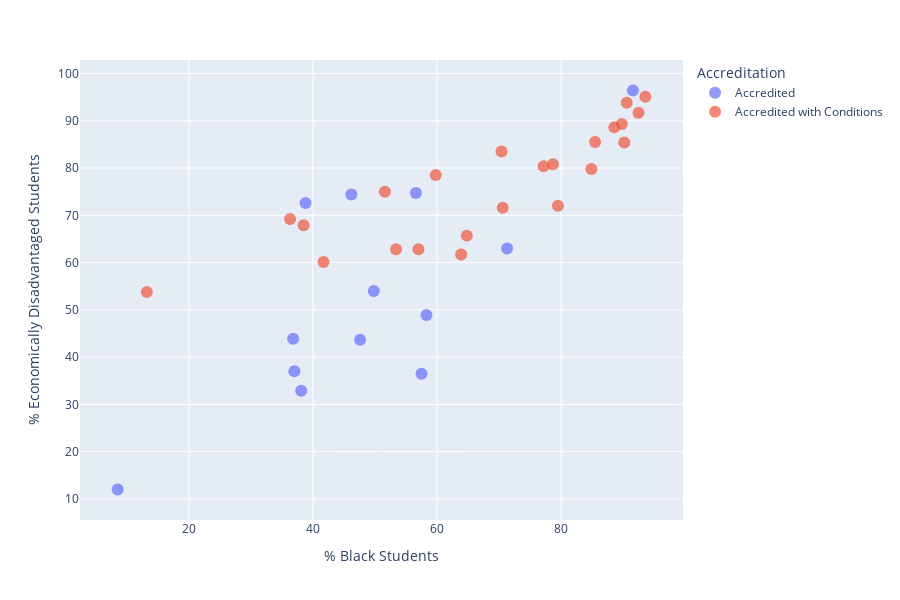

Notebook code for this chart:
### Code cell
fig = px.scatter(schools_accr, x='black', y='econ_disadv',
                 hover_name='school', 
                 color = 'accred',
                 labels = {'accred':'Accreditation','black':'% Black Students', 'econ_disadv':'% Economically Disadvantaged Students'},
                 hover_data = {'accred':False},
                 height = 600)
fig.update_traces(marker={'size': 12, 'opacity':0.7})
#fig.update_traces(marker = {'symbol': 'hexagon'},
 #                selector = {'schooL_type':'Elementary'})

fig.write_image('scatter.png')
fig.write_html('scatter.html')
fig.show()

### Figure 1 — Plotly figure (JSON) as saved in the notebook; plotly's stock layout.template omitted (floating-point values rounded to 4 significant figures)
{"data": [{"customdata": [["Accredited"], ["Accredited"], ["Accredited"], ["Accredited"], ["Accredited"], ["Accredited"], ["Accredited"], ["Accredited"], ["Accredited"], ["Accredited"], ["Accredited"], ["Accredited"], ["Accredited"], ["Accredited"], ["Accredited"]], "hovertemplate": "<b>%{hovertext}</b><br><br>% Black Students=%{x}<br>% Economically Disadvantaged Students=%{y}<extra></extra>", "hovertext": ["Barack Obama Elementary", "Broad Rock Elementary", "Elizabeth D. Redd Elementary", "Fairfield Court Elementary", "J.B. Fisher Elementary", "J.L. Francis Elementary", "John B. Cary Elementary", "Linwood Holton Elementary", "Mary Munford Elementary", "Patrick Henry School Of Science And Arts", "Southampton Elementary", "William Fox Elementary", "Open High", "Richmond Career Education and Employment Charter School", "Richmond Community High"], "legendgroup": "Accredited", "marker": {"color": "#636efa", "opacity": 0.7, "size": 12, "symbol": "circle"}, "mode": "markers", "name": "Accredited", "orientation": "v", "showlegend": true, "type": "scatter", "x": [null, 46.2, 56.6, 91.6, 58.3, 38.8, 49.8, 38.1, 8.5, 47.6, 71.3, 36.8, 37, null, 57.5], "xaxis": "x", "y": [null, 74.4, 74.7, 96.4, 48.9, 72.6, 54, 32.9, 12, 43.7, 63, 43.9, 37, null, 36.5], "yaxis": "y"}, {"customdata": [["Accredited with Conditions"], ["Accredited with Conditions"], ["Accredited with Conditions"], ["Accredited with Conditions"], ["Accredited with Conditions"], ["Accredited with Conditions"], ["Accredited with Conditions"], ["Accredited with Conditions"], ["Accredited with Conditions"], ["Accredited with Conditions"], ["Accredited with Conditions"], ["Accredited with Conditions"], ["Accredited with Conditions"], ["Accredited with Conditions"], ["Accredited with Conditions"], ["Accredited with Conditions"], ["Accredited with Conditions"], ["Accredited with Conditions"], ["Accredited with Conditions"], ["Accredited with Conditions"], ["Accredited with Conditions"], ["Accredited with Conditions"], ["Accredited with Conditions"], ["Accredited with Conditions"], ["Accredited with Conditions"], ["Accredited with Conditions"]], "hovertemplate": "<b>%{hovertext}</b><br><br>% Black Students=%{x}<br>% Economically Disadvantaged Students=%{y}<extra></extra>", "hovertext": ["Bellevue Elementary", "Blackwell Elementary", "Cardinal Elementary", "Chimborazo Elementary", "G.H. Reid Elementary", "George W. Carver Elementary", "Ginter Park Elementary", "Henry Marsh III Elementary", "Miles Jones Elementary", "Oak Grove/Bellemeade Elementary", "Overby-Sheppard Elementary", "Swansboro Elementary", "Westover Hills Elementary", "Woodville Elementary", "Albert Hill Middle", "Binford Middle", "Henderson Middle", "Lucille M. Brown Middle", "Martin Luther King Jr. Middle", "River City Middle", "Thomas C. Boushall Middle", "Armstrong High", "George Wythe High", "Huguenot High", "John Marshall High", "Thomas Jefferson High"], "legendgroup": "Accredited with Conditions", "marker": {"color": "#EF553B", "opacity": 0.7, "size": 12, "symbol": "circle"}, "mode": "markers", "name": "Accredited with Conditions", "orientation": "v", "showlegend": true, "type": "scatter", "x": [null, 85.5, 13.2, 78.7, 36.3, 89.8, 88.6, 92.5, 59.8, 70.4, null, 77.2, null, 93.6, 57, 64.8, 84.9, 70.6, 90.6, 38.5, 51.6, 90.2, 41.7, 53.4, 79.5, 63.9], "xaxis": "x", "y": [null, 85.5, 53.8, 80.8, 69.2, 89.3, 88.6, 91.7, 78.5, 83.5, 85.1, 80.4, null, 95.1, 62.8, 65.7, 79.8, 71.6, 93.8, 67.9, 75, 85.4, 60.1, 62.8, 72, 61.7], "yaxis": "y"}], "layout": {"height": 600, "legend": {"title": {"text": "Accreditation"}, "tracegroupgap": 0}, "margin": {"t": 60}, "xaxis": {"anchor": "y", "domain": [0, 1], "title": {"text": "% Black Students"}}, "yaxis": {"anchor": "x", "domain": [0, 1], "title": {"text": "% Economically Disadvantaged Students"}}}}
